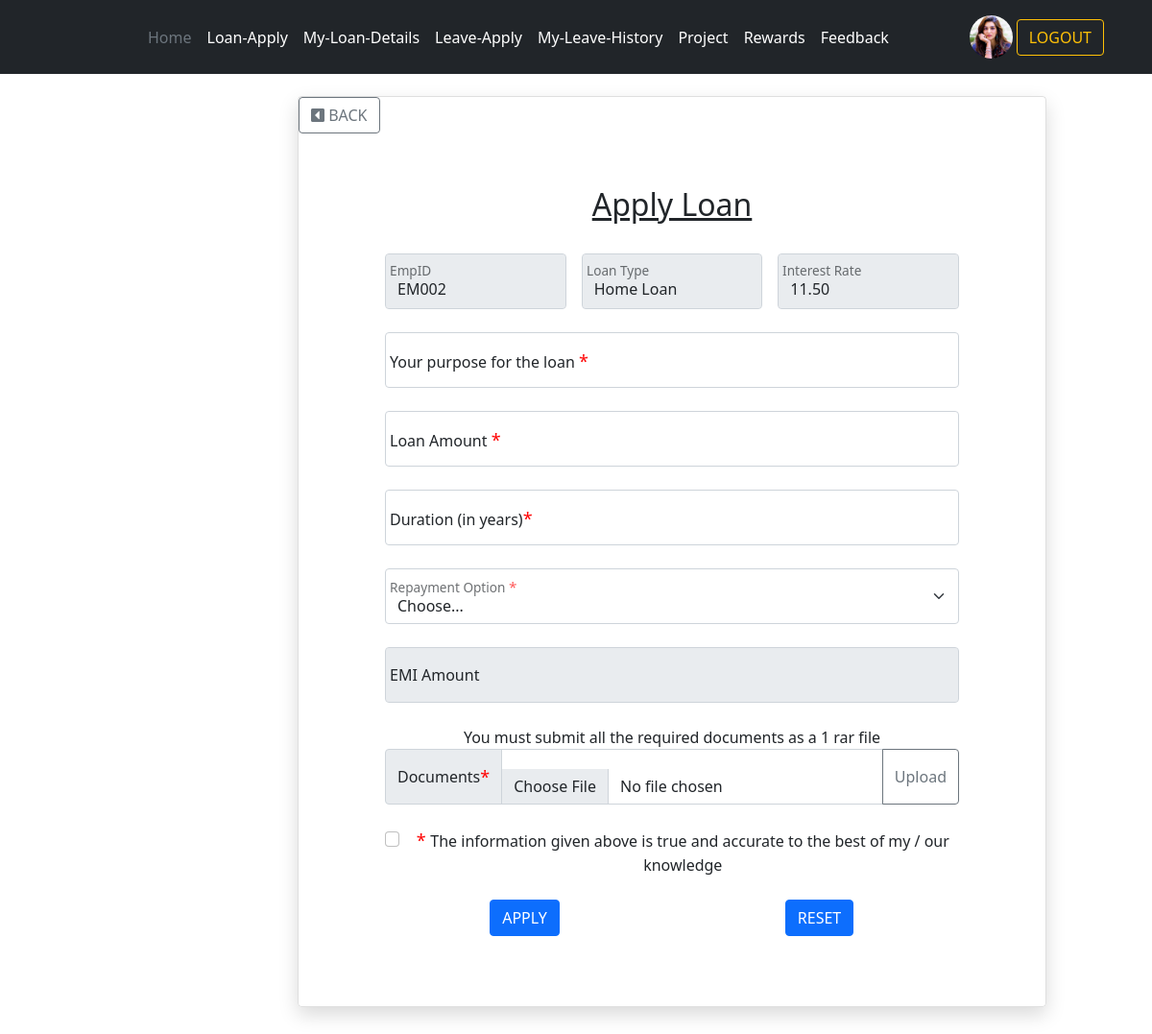
The app's page /loanapply.php?lid=L001&eid=EM002 (signed in) with its own data.
### tables this page shows
CREATE TABLE IF NOT EXISTS `emp_registration` (
  `empid` varchar(5) NOT NULL,
  `title` varchar(10) NOT NULL,
  `firstname` varchar(100) NOT NULL,
  `lastname` varchar(100) NOT NULL,
  `email` varchar(100) NOT NULL,
  `nic` varchar(12) NOT NULL,
  `username` varchar(100) NOT NULL,
  `emproll` varchar(100) NOT NULL,
  `department` varchar(100) NOT NULL,
  `appointment_date` date NOT NULL,
  `basic_salary` decimal(10,2) NOT NULL,
  `address` varchar(200) NOT NULL,
  `gender` varchar(10) NOT NULL,
  `dob` date NOT NULL,
  `mobileno` varchar(10) NOT NULL,
  `homeno` varchar(10) NOT NULL DEFAULT '-',
  `civil_status` varchar(100) NOT NULL,
  `ethnicity` varchar(100) NOT NULL,
  `religion` varchar(100) NOT NULL,
  `edu_level` varchar(100) NOT NULL,
  `work_experience` varchar(255) NOT NULL DEFAULT '-',
  `photo` text NOT NULL,
  `cv` text NOT NULL,
  `bankname` varchar(100) NOT NULL,
  `branch` varchar(100) NOT NULL,
  `acc_no` varchar(12) NOT NULL,
  `ec_name` varchar(100) NOT NULL,
  `ec_relationship` varchar(50) NOT NULL,
  `ec_mobileno` varchar(10) NOT NULL,
  `ec_homeno` varchar(10) NOT NULL,
  `ec_workno` varchar(10) NOT NULL,
  `usertype` varchar(100) NOT NULL DEFAULT 'emp',
  PRIMARY KEY (`empid`),
  UNIQUE KEY `email` (`email`),
  UNIQUE KEY `username` (`username`),
  UNIQUE KEY `nic` (`nic`)
);

CREATE TABLE IF NOT EXISTS `loan_details` (
  `loan_id` varchar(4) NOT NULL,
  `loan_type` varchar(50) NOT NULL,
  `loan_purpose` varchar(200) NOT NULL,
  `max_loan_amount` int(11) NOT NULL,
  `interest_rate` float(10,2) NOT NULL,
  PRIMARY KEY (`loan_id`)
);

### loanapply.php (the view, shortened to what this page needs)
<?php include 'controllers/authController.php'?>
<?php
$empid=$_GET['eid'];
$loan_id = $_GET['lid'];
    $sql1 = "SELECT * from `loan_details` where loan_id='$loan_id'" ;
    $results1 = mysqli_query($conn, $sql1);
    $loan=mysqli_fetch_assoc($results1);
    $loan_type= $loan['loan_type'];
    $max_amount= $loan['max_loan_amount'];
    $interest_rate= $loan['interest_rate'];
?>
<!DOCTYPE html>
<html lang="en">
<head>
  <link rel="stylesheet" href="bootstrap/css/bootstrap.min.css">
  <link rel="stylesheet" href="https://cdnjs.cloudflare.com/ajax/libs/font-awesome/5.15.3/css/all.min.css">
  <link rel="stylesheet" href="css/form.css">
</head>
<body style="background-image: url('images/c4.jpg'); background-repeat: no-repeat, repeat; background-size: cover; background-position: center; background-attachment: fixed;">
    <?php
        if ($_SESSION['usertype']=='hr' || $_SESSION['usertype']=='emp' ) {
            include "hr_emp_header.php";
        }
    ?>
    <div class="content-wrapper p-t-100 p-b-100 font-robo" style="text-align:center;">
        <div class="wrapper wrapper--w780 ">
            <div class="card card-1"  style="background: transparent;">
                <a href="viewloan.php"><button class="btn btn-outline-secondary" style="float: left;"><i class="fas fa-caret-square-left"></i> BACK</button></a>
                <div class="card-body">
                    <h2 class="title"><u>Apply Loan</u></h2><br>
                    <form class="row g-3 needs-validation" action="" method="post" name="reg-form" enctype="multipart/form-data"  action="<?php echo htmlspecialchars($_SERVER["PHP_SELF"]);?>" novalidate>
                    <div class="form-floating mb-2 col-md-4">
                        <input type="text" class="form-control" name="empid" id="floatingInput" placeholder="EmpID" value="<?php echo $empid;?>" required  readonly/>
                        <label for="floatingInput" class="form-label">EmpID</label>
                    </div>
                    <div class="form-floating mb-2 col-md-4">
                        <input type="text" class="form-control" name="loan_type" id="loan_type" placeholder="LoanType" value="<?php echo $loan_type;?>" required readonly  />
                        <label for="floatingInput" class="form-label">Loan Type</label>
                    </div>
                    <div class="form-floating mb-2 col-md-4">
                        <input type="text" class="form-control" name="interest_rate" id="interest_rate" placeholder="Interest Rate" value="<?php echo $interest_rate;?>" required readonly  />
                        <label for="floatingInput" class="form-label">Interest Rate</label>
                    </div>
                    <div class="form-floating mb-2 col-md-12">
                        <input type="text" class="form-control" name="my_purpose" id="floatingInput" placeholder="Purpose"required />
                        <label for="floatingInput" class="form-label">Your purpose for the loan <span class="astr">*</span></label>
                    </div>
                    <div class="form-floating mb-2 col-md-12">
                    <input type="number" min="50000.00" max="<?php echo $max_amount; ?>" step="5000.00" class="form-control" name="loan_amount" id="loan_amount" placeholder="Loan Amount"  required>
                        <label for="floatingInput" class="form-label"> <span class="astr"></span></label>
                    </div>
                    <div class="form-floating mb-2 col-md-12">
                        <input type="number"  min="1" step="1" max="10" class="form-control" name="duration" id="duration" placeholder="Duration" required />
                        <label for="floatingInput" class="form-label">Duration (in years)<span class="astr">*</span></label>
                    </div>
                    <div class="form-floating mb-2 col-md-12">
                          <select class="form-select" name="repayment" id="floatingSelect" aria-label="Floating label select" onchange="Calculate_EMI(this.value)" required>
                            <option value="" selected disabled>Choose...</option>
                          </select>
                          <label for="floatingSelect" class="form-label">Repayment Option <span class="astr">*</span></label>
                    </div>
                    <div class="form-floating mb-2 col-md-12">
                        <input type="number"  class="form-control" name="emi" id="emi" placeholder="EMI Amount" readonly required/>
                        <label for="floatingInput" class="form-label">EMI Amount</label>
                    </div>
                    <div class="form mb-2 col-md-12">
                        <label style="text-align:left;">You must submit all the required documents as a 1 rar file</label>
                        <div class="input-group form-floating">
                            <span class="input-group-text col-auto">Documents <span class="astr">*</span></span>
                            <input type="file" class="form-control" name="documents" id="inputGroupFile04" aria-describedby="inputGroupFileAddon04" aria-label="Upload" required>
                            <button class="btn btn-outline-secondary" type="button" id="inputGroupFileAddon04">Upload</button>
                        </div>
                    </div>
                    <div class="col-12">
                      <div class="form-check d-flex mb-2">
                        <input type="checkbox" class="form-check-input me-2" value="" id="invalidCheck" required/>
                        <label class="form-check-label" for="invalidCheck" > <span class="astr">* </span> The information given above is true and accurate to the best of my / our knowledge  </label>
                      </div>
                    </div>
                    <div class="col-6  d-flex justify-content-center mb-2">
                      <button type="submit" class="btn btn-primary" name="apply-loan-btn" >APPLY</button>
                    </div>
                    <div class="col-6  d-flex justify-content-center mb-2">
                      <button type="reset" class="btn btn-primary" name="reset-btn" id="reset-btn" onclick="Clear()">RESET</button>
                    </div>
                  </form>
                </div>
             </div>
        </div>
    </div>
  </body>
</html>

### hr_emp_header.php (shortened to what this page needs)
<?php
include 'controllers/authController.php'?>
<?php
$uname = $_SESSION['username'];
$sql1 = "SELECT* from `emp_registration` where username='$uname' ";
$result1 = mysqli_query($conn, $sql1);
$employ = mysqli_fetch_assoc($result1);
$poto=$employ['photo'];
?>
<!DOCTYPE html>
<html lang="en">
    <head>
        <link rel="stylesheet" href="bootstrap/css/bootstrap.min.css">
        <link rel="stylesheet" href="https://cdnjs.cloudflare.com/ajax/libs/font-awesome/5.15.3/css/all.min.css">
    </head>
  <body>
<header class="p-3 bg-dark text-white fixed-top">
    <div class="container">
      <div class="d-flex flex-wrap align-items-center justify-content-center justify-content-lg-start">
        <a href="/" class="d-flex align-items-center mb-2 mb-lg-0 text-white text-decoration-none">
          <svg class="bi me-2" width="40" height="32" role="img" aria-label="Bootstrap"><use xlink:href="#bootstrap"/></svg>
        </a>
        <button class="navbar-toggler" type="button" data-bs-toggle="collapse" data-bs-target="#navbarSupportedContent" aria-controls="navbarSupportedContent" aria-expanded="false" aria-label="Toggle navigation">
      <span class="navbar-toggler-icon"></span>
    </button>
        <ul class="nav col-12 col-lg-auto me-lg-auto mb-2 justify-content-center mb-md-0">
             <li><a href="index.php" class="nav-link px-2 text-secondary">Home</a></li>
                <li><a href="viewloan.php" class="nav-link px-2 text-white">Loan-Apply</a></li>
                <li><a href="myloan_details.php" class="nav-link px-2 text-white">My-Loan-Details</a></li>
                <li><a href="leaveform.php" class="nav-link px-2 text-white">Leave-Apply</a></li>
                <li><a href="leavehistory.php" class="nav-link px-2 text-white">My-Leave-History</a></li>
                <li><a href="viewproject.php" class="nav-link px-2 text-white">Project</a></li>
                <li><a href="viewreward.php" class="nav-link px-2 text-white">Rewards</a></li>
                <li><a href="feedbackadd.php" class="nav-link px-2 text-white">Feedback</a></li>
        </ul>
        <div class="text-end">
             <a href="myprofile.php" style="text-decoration:none; "> <?php echo'<img src="images/emp-photos/'.$poto.'" class="bd-placeholder-img rounded-circle class="img-fluid img-thumbnail" width="45px" height="45px"/>';?> </a>
            <a href="logout.php"><button type="button" class="btn btn-outline-warning me-2">LOGOUT</button></a>
        </div>
      </div>
    </div>
  </header>
  </body>
</html>

### css/form.css (style rules this page uses)
.card { overflow: hidden; -webkit-border-radius: 3px; -moz-border-radius: 3px; border-radius: 3px; }
.card-1 { -webkit-box-shadow: 0px 8px 20px 0px rgba(0, 0, 0, 0.15); -moz-box-shadow: 0px 8px 20px 0px rgba(0, 0, 0, 0.15); box-shadow: 0px 8px 20px 0px rgba(0, 0, 0, 0.15); }
.card-1 .card-body { padding: 0 90px; padding-top: 55px; padding-bottom: 65px; }
.p-t-100 { padding-top: 100px; }
.p-b-100 { padding-bottom: 100px; }
.wrapper { margin: 0 auto; }
.wrapper--w780 { max-width: 780px; }
@media (min-width: 1199.98px) and (max-width: 1399.98px) { .content-wrapper { margin-left: 200px; } }

### loanapply.php (style rules this page uses)
span.astr { color: red; font-size: 18px; }

### records on screen
emp_registration: photo (picture)
loan_details: loan_type "Home Loan", interest_rate "11.50"
